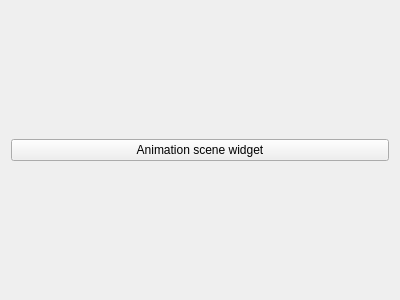
<?xml version="1.0" encoding="UTF-8"?>
<ui version="4.0">
 <class>Form</class>
 <widget class="QWidget" name="Form">
  <property name="geometry">
   <rect>
    <x>0</x>
    <y>0</y>
    <width>400</width>
    <height>300</height>
   </rect>
  </property>
  <property name="windowTitle">
   <string>Form</string>
  </property>
  <layout class="QVBoxLayout" name="verticalLayout">
   <item>
    <widget class="QPushButton" name="pushButton">
     <property name="text">
      <string>Animation scene widget</string>
     </property>
    </widget>
   </item>
  </layout>
 </widget>
 <resources/>
 <connections/>
</ui>
